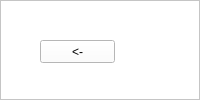
         <widget class="QWidget" name="add_to_study_list_page">
          <layout class="QVBoxLayout" name="verticalLayout_12">
           <property name="spacing">
            <number>0</number>
           </property>
           <property name="leftMargin">
            <number>0</number>
           </property>
           <property name="topMargin">
            <number>0</number>
           </property>
           <property name="rightMargin">
            <number>0</number>
           </property>
           <property name="bottomMargin">
            <number>0</number>
           </property>
           <item>
            <widget class="QFrame" name="frame_2">
             <property name="styleSheet">
              <string notr="true">background-color: rgb(255, 255, 255);</string>
             </property>
             <property name="frameShape">
              <enum>QFrame::StyledPanel</enum>
             </property>
             <property name="frameShadow">
              <enum>QFrame::Raised</enum>
             </property>
             <widget class="QTableWidget" name="study_list_tablewidget">
              <property name="geometry">
               <rect>
                <x>460</x>
                <y>130</y>
                <width>491</width>
                <height>321</height>
               </rect>
              </property>
             </widget>
             <widget class="QLabel" name="exercises_to_be_added_line_edit">
              <property name="geometry">
               <rect>
                <x>470</x>
                <y>80</y>
                <width>481</width>
                <height>31</height>
               </rect>
              </property>
              <property name="text">
               <string>TextLabel</string>
              </property>
             </widget>
             <widget class="QLineEdit" name="add_new_study_list_line_edit">
              <property name="geometry">
               <rect>
                <x>460</x>
                <y>560</y>
                <width>491</width>
                <height>20</height>
               </rect>
              </property>
             </widget>
             <widget class="QPushButton" name="add_new_study_list_pushbutton">
              <property name="geometry">
               <rect>
                <x>460</x>
                <y>590</y>
                <width>75</width>
                <height>23</height>
               </rect>
              </property>
              <property name="text">
               <string>Add</string>
              </property>
             </widget>
             <widget class="QLabel" name="label_30">
              <property name="geometry">
               <rect>
                <x>460</x>
                <y>540</y>
                <width>131</width>
                <height>16</height>
               </rect>
              </property>
              <property name="text">
               <string>Add New Study List</string>
              </property>
             </widget>
             <widget class="QPushButton" name="add_to_list_button">
              <property name="geometry">
               <rect>
                <x>460</x>
                <y>470</y>
                <width>75</width>
                <height>23</height>
               </rect>
              </property>
              <property name="text">
               <string>Add to List</string>
              </property>
             </widget>
             <widget class="QPushButton" name="exit_button">
              <property name="geometry">
               <rect>
                <x>40</x>
                <y>40</y>
                <width>75</width>
                <height>23</height>
               </rect>
              </property>
              <property name="text">
               <string>&lt;-</string>
              </property>
             </widget>
            </widget>
           </item>
          </layout>
         </widget>
